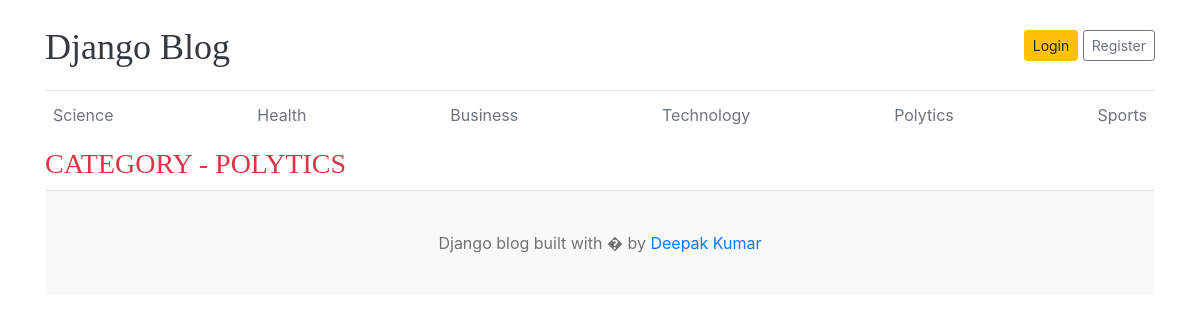
Before: /category/5 with the older database file.
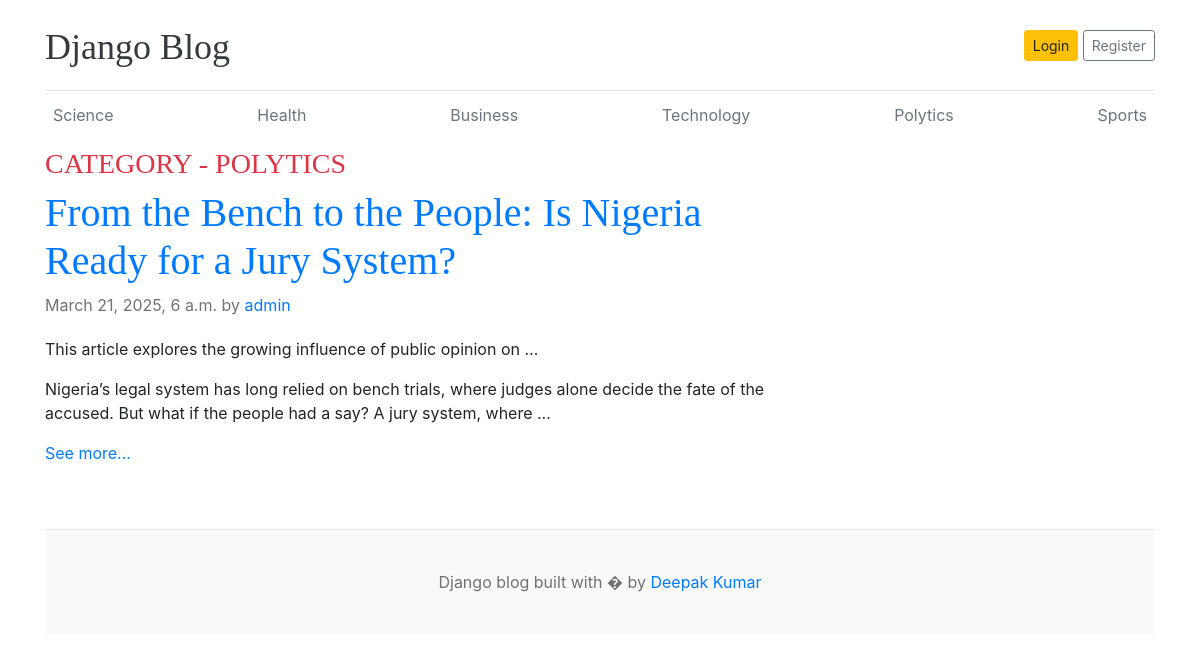
After: the same page with the newer database file.
### blog/models.py (models this page shows, shortened)
class Category(models.Model):
    category_name = models.CharField(max_length=100,unique=True)
    created_at = models.DateField(auto_now_add=True)
    updated_at = models.DateField(auto_now=True)
    class Meta:
        verbose_name_plural = 'Categories'
    def __str__(self):
        return self.category_name

class Blog(models.Model):
    title = models.CharField(max_length=250,unique=True)
    slug = models.SlugField(unique=True,blank=True)
    category = models.ForeignKey(Category,on_delete=models.CASCADE)
    author = models.ForeignKey(User,on_delete=models.CASCADE)
    blog_image = models.ImageField(upload_to='uploads/%y/%m/%d')
    short_desc = models.TextField(max_length=1000)
    blog_body = models.TextField()
    status = models.CharField(max_length=100,choices=STATUS_CHOICE,default='draft')
    is_featured = models.BooleanField(default=False)
    created_at = models.DateTimeField(auto_now_add=True)
    updated_at = models.DateTimeField(auto_now=True)

### blog/views.py (the view)
# urls.py: path('category/<int:category_id>',views.posts_by_category,name="posts_by_category"),
def posts_by_category(request,category_id):
    posts = models.Blog.objects.filter(status='publish',category=category_id)
    categorys = get_object_or_404(models.Category,pk=category_id)
    contex = {
        'posts':posts,
        'categorys':categorys
    }
    return render(request,'posts_by_category.html',contex)

### blog/context_processors.py (called while the page is built)
def get_categories(request):
    category = models.Category.objects.all()
    return dict(category=category)

### blog/templates/posts_by_category.html
{% extends 'base.html' %}
{% block content %}
      <h3 class="text-uppercase text-danger">Category - {{categorys}}</h3>
      <main role="main" class="container p-0">
        <div class="row">
          <div class="col-md-8 blog-main">
            {% for post in posts%}
            <div class="blog-post">
              <h2 class="blog-post-title"><a href="{% url 'single_blog' post.slug %}">{{post.title}}</a></h2>
              <p class="blog-post-meta">
                {{post.created_at}} by <a href="#">{{post.author}}</a>
              </p>
              <p>
                {{post.short_desc | truncatewords:10 }}
              </p>
              <p>
                {{post.blog_body | truncatewords:30 }}
              </p>
              <a href="{% url "single_blog" post.slug %}">See more...</a>
            </div>
            {% endfor %}
          </div>
        </div>
      </main>
{% endblock %}

### blog/templates/header.html (shortened to what this page needs)
{% load static%}
<!DOCTYPE html>
<html lang="en">
  <head>
    <link
      href="https://getbootstrap.com/docs/4.0/dist/css/bootstrap.min.css"
      rel="stylesheet"
    />
    <link href="{% static 'css/blog.css'%}" rel="stylesheet" />
  </head>
  <body>
    <div class="container">
      <header class="blog-header py-3">
        <div class="row flex-nowrap justify-content-between align-items-center">
          <div class="col-8 pt-1">
            <a class="blog-header-logo text-dark" href="/">Django Blog</a>
          </div>
          <div class="col-4 d-flex justify-content-end align-items-center">
            <a class="btn btn-sm btn-warning" href="#">Login</a> &nbsp;
            <a class="btn btn-sm btn-outline-secondary" href="#">Register</a>
          </div>
        </div>
      </header>
      <div class="nav-scroller py-1 mb-2">
        <nav class="nav d-flex justify-content-between">
          {% for cat in category%}
          <a class="p-2 text-muted" href="{% url "posts_by_category" cat.id %} ">{{ cat.category_name }}</a>
          {% endfor%}
        </nav>
      </div>

Changed rows visible on the page:
added Blog: title "From the Bench to the People: Is Nigeria Ready for a Jury System?", created_at "March 21, 2025, 6 a.m.", author "admin", short_desc "This article explores the growing influence of public opinion on …", blog_body "Nigeria’s legal system has long relied on bench trials, where judges alone decide the fate of the accused. But what if the people had a say? A jury system, where …"
